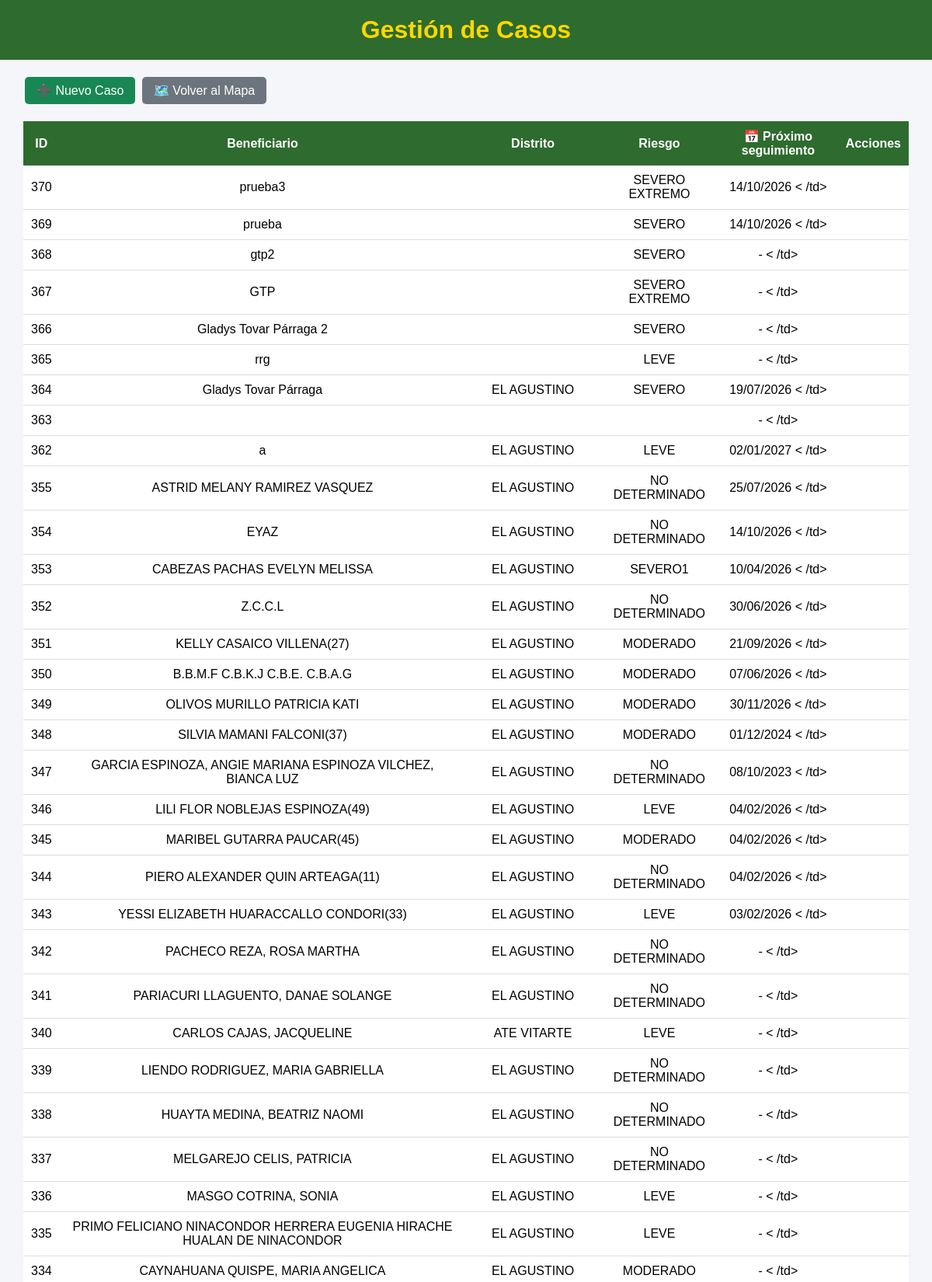
The page /gestion-casos/ (signed in, upper part) on the database its author committed.
### mapa/models.py (models this page shows, shortened)
class Caso(models.Model):
    RIESGOS = [
        ("LEVE", "Leve"),
        ("MODERADO", "Moderado"),
        ("SEVERO", "Severo"),
        ("SEVERO EXTREMO", "Severo extremo"),
        ("NO DETERMINADO", "No determinado"),
    ]
    NOTIFICACION = [
        ("PENDIENTE", "Pendiente"),
        ("NOTIFICADO", "Notificado"),
    ]
    DISTRITOS = [
        ("EL AGUSTINO", "EL AGUSTINO"),
        ("ATE", "ATE"),
        ("SANTA ANITA", "SANTA ANITA"),
        ("SAN LUIS", "SAN LUIS"),
        ("LA VICTORIA", "LA VICTORIA"),
        ("RIMAC", "RIMAC"),
        ("CERCADO DE LIMA", "CERCADO DE LIMA"),
    ]
    beneficiario = models.CharField(max_length=200, blank=True)
    dni_beneficiario = models.CharField(
        max_length=8,
        blank=True
    )
    domicilio = models.CharField(max_length=300, blank=True)
    nivel_riesgo = models.CharField(
        max_length=30,
        choices=RIESGOS,
        blank=True
    )
    distrito = models.CharField(
        max_length=100,
        choices=DISTRITOS,
        blank=True
    )
    comisaria = models.CharField(max_length=200, blank=True)
    efectivo = models.CharField(max_length=100, blank=True)
    folder = models.CharField(max_length=100, blank=True)
    expediente = models.CharField(max_length=100, blank=True)
    agresor = models.CharField(max_length=200, blank=True)
    dni_agresor = models.CharField(
        max_length=8,
        blank=True
    )
    telefono = models.CharField(max_length=50, blank=True)
    fecha_registro = models.DateField(
        null=True,
        blank=True
    )
    ultima_visita = models.DateField(
        null=True,
        blank=True
    )
    fecha_limite = models.DateField(
        "Próximo seguimiento",
        null=True,
        blank=True
)
    notificacion_beneficiario = models.CharField(
        max_length=15,
        choices=NOTIFICACION,
        default="PENDIENTE"
    )
    fecha_notificacion_beneficiario = models.DateField(
        null=True,
        blank=True
    )
    notificacion_agresor = models.CharField(
        max_length=15,
        choices=NOTIFICACION,
        default="PENDIENTE"
    )
    fecha_notificacion_agresor = models.DateField(
        null=True,
        blank=True
    )
    estado = models.CharField(
        max_length=15,
        default="ACTIVO"
    )
    latitud = models.FloatField(
        null=True,
        blank=True
    )
    longitud = models.FloatField(
        null=True,
        blank=True
    )
    edicion_autorizada = models.BooleanField(
        default=False
    )
    class Meta:
        permissions = [
            ("modificar_directo", "Puede modificar casos directamente"),
            ("aprobar_modificacion", "Puede aprobar modificaciones"),
            ("archivar_directo", "Puede archivar casos directamente"),
            ("aprobar_archivado", "Puede aprobar archivados"),
            ("eliminar_directo", "Puede eliminar casos directamente"),
            ("aprobar_eliminacion", "Puede aprobar eliminaciones"),
            ("administrar_usuarios", "Puede administrar usuarios"),
        ]

### mapa/views.py (the view)
# urls.py: path("gestion-casos/", views.gestion_casos, name="gestion_casos"),
@login_required
def gestion_casos(request):
    casos = Caso.objects.filter(
        estado="ACTIVO"
    ).order_by("-id")
    return render(
        request,
        "mapa/gestion_casos.html",
        {
            "casos": casos
        }
    )

### mapa/templates/mapa/gestion_casos.html (shortened to what this page needs)
<!DOCTYPE html>
<html lang="es">
<head>
</head>
<body>
<header>
    <h1>Gestión de Casos</h1>
</header>
<div class="contenedor">
    <div class="acciones">
        <a href="{% url 'nuevo_caso' %}" class="btn nuevo">
            ➕ Nuevo Caso
        </a>
        <a href="/" class="btn volver">
            🗺️ Volver al Mapa
        </a>
    </div>
    <table>
        <tr>
            <th>ID</th>
            <th>Beneficiario</th>
            <th>Distrito</th>
            <th>Riesgo</th>
            <th>📅 Próximo seguimiento</th>
            <th>Acciones</th>
        </tr>
        {% for caso in casos %}
        <tr>
            <td>{{ caso.id }}</td>
            <td>{{ caso.beneficiario }}</td>
            <td>{{ caso.distrito }}</td>
            <td>{{ caso.nivel_riesgo }}</td>
            <td>
                {% if caso.fecha_limite %}
                    {{ caso.fecha_limite|date:"d/m/Y" }}
                {% else %}
        -
                 {% endif %}
<           /td>
           <td>
            </td>
        </tr>
        {% empty %}
        <tr>
            <td colspan="6">
                No hay casos registrados.
            </td>
        </tr>
        {% endfor %}
    </table>
</div>
</body>
</html>

### mapa/templates/mapa/gestion_casos.html (style rules this page uses)
body { margin:0; font-family:Arial, Helvetica, sans-serif; background:#f4f6f9; }
header { background:#2E6B2E; color:#FFD700; text-align:center; padding:20px; }
h1 { margin:0; }
.contenedor { width:95%; margin:auto; margin-top:20px; }
table { width:100%; border-collapse:collapse; background:white; }
th { background:#2E6B2E; color:white; padding:10px; }
td { padding:10px; border-bottom:1px solid #ddd; text-align:center; }
.btn { padding:8px 15px; border:none; border-radius:5px; cursor:pointer; color:white; text-decoration:none; display:inline-block; margin:2px; }
.nuevo { background:#198754; }
.volver { background:#6c757d; }
.acciones { margin-bottom:20px; }

### rows shown on the page
Caso: id "370", beneficiario "prueba3", nivel_riesgo "SEVERO EXTREMO", fecha_limite "14/10/2026"
Caso: id "369", beneficiario "prueba", nivel_riesgo "SEVERO", fecha_limite "14/10/2026"
Caso: id "368", beneficiario "gtp2", nivel_riesgo "SEVERO"
Caso: id "367", beneficiario "GTP", nivel_riesgo "SEVERO EXTREMO"
Caso: id "366", beneficiario "Gladys Tovar Párraga 2", nivel_riesgo "SEVERO"
Caso: id "365", beneficiario "rrg", nivel_riesgo "LEVE"
Caso: id "364", beneficiario "Gladys Tovar Párraga", distrito "EL AGUSTINO", nivel_riesgo "SEVERO", fecha_limite "19/07/2026"
Caso: id "363"
Caso: id "362", beneficiario "a", distrito "EL AGUSTINO", nivel_riesgo "LEVE", fecha_limite "02/01/2027"
Caso: id "355", beneficiario "ASTRID MELANY RAMIREZ VASQUEZ", distrito "EL AGUSTINO", nivel_riesgo "NO DETERMINADO", fecha_limite "25/07/2026"
Caso: id "354", beneficiario "EYAZ", distrito "EL AGUSTINO", nivel_riesgo "NO DETERMINADO", fecha_limite "14/10/2026"
Caso: id "353", beneficiario "CABEZAS PACHAS EVELYN MELISSA", distrito "EL AGUSTINO", nivel_riesgo "SEVERO1", fecha_limite "10/04/2026"
Caso: id "352", beneficiario "Z.C.C.L", distrito "EL AGUSTINO", nivel_riesgo "NO DETERMINADO", fecha_limite "30/06/2026"
Caso: id "351", beneficiario "KELLY CASAICO VILLENA(27)", distrito "EL AGUSTINO", nivel_riesgo "MODERADO", fecha_limite "21/09/2026"
Caso: id "350", beneficiario "B.B.M.F C.B.K.J C.B.E. C.B.A.G", distrito "EL AGUSTINO", nivel_riesgo "MODERADO", fecha_limite "07/06/2026"
Caso: id "349", beneficiario "OLIVOS MURILLO PATRICIA KATI", distrito "EL AGUSTINO", nivel_riesgo "MODERADO", fecha_limite "30/11/2026"
Caso: id "348", beneficiario "SILVIA MAMANI FALCONI(37)", distrito "EL AGUSTINO", nivel_riesgo "MODERADO", fecha_limite "01/12/2024"
Caso: id "347", beneficiario "GARCIA ESPINOZA, ANGIE MARIANA ESPINOZA VILCHEZ, BIANCA LUZ", distrito "EL AGUSTINO", nivel_riesgo "NO DETERMINADO", fecha_limite "08/10/2023"
Caso: id "346", beneficiario "LILI FLOR NOBLEJAS ESPINOZA(49)", distrito "EL AGUSTINO", nivel_riesgo "LEVE", fecha_limite "04/02/2026"
Caso: id "345", beneficiario "MARIBEL GUTARRA PAUCAR(45)", distrito "EL AGUSTINO", nivel_riesgo "MODERADO", fecha_limite "04/02/2026"
Caso: id "344", beneficiario "PIERO ALEXANDER QUIN ARTEAGA(11)", distrito "EL AGUSTINO", nivel_riesgo "NO DETERMINADO", fecha_limite "04/02/2026"
Caso: id "343", beneficiario "YESSI ELIZABETH HUARACCALLO CONDORI(33)", distrito "EL AGUSTINO", nivel_riesgo "LEVE", fecha_limite "03/02/2026"
Caso: id "342", beneficiario "PACHECO REZA, ROSA MARTHA", distrito "EL AGUSTINO", nivel_riesgo "NO DETERMINADO"
Caso: id "341", beneficiario "PARIACURI LLAGUENTO, DANAE SOLANGE", distrito "EL AGUSTINO", nivel_riesgo "NO DETERMINADO"
Caso: id "340", beneficiario "CARLOS CAJAS, JACQUELINE", distrito "ATE VITARTE", nivel_riesgo "LEVE"
Caso: id "339", beneficiario "LIENDO RODRIGUEZ, MARIA GABRIELLA", distrito "EL AGUSTINO", nivel_riesgo "NO DETERMINADO"
Caso: id "338", beneficiario "HUAYTA MEDINA, BEATRIZ NAOMI", distrito "EL AGUSTINO", nivel_riesgo "NO DETERMINADO"
Caso: id "337", beneficiario "MELGAREJO CELIS, PATRICIA", distrito "EL AGUSTINO", nivel_riesgo "NO DETERMINADO"
Caso: id "336", beneficiario "MASGO COTRINA, SONIA", distrito "EL AGUSTINO", nivel_riesgo "LEVE"
Caso: id "335", beneficiario "PRIMO FELICIANO NINACONDOR HERRERA EUGENIA HIRACHE HUALAN DE NINACONDOR", distrito "EL AGUSTINO", nivel_riesgo "LEVE"
Caso: id "334", beneficiario "CAYNAHUANA QUISPE, MARIA ANGELICA", distrito "EL AGUSTINO", nivel_riesgo "MODERADO"
